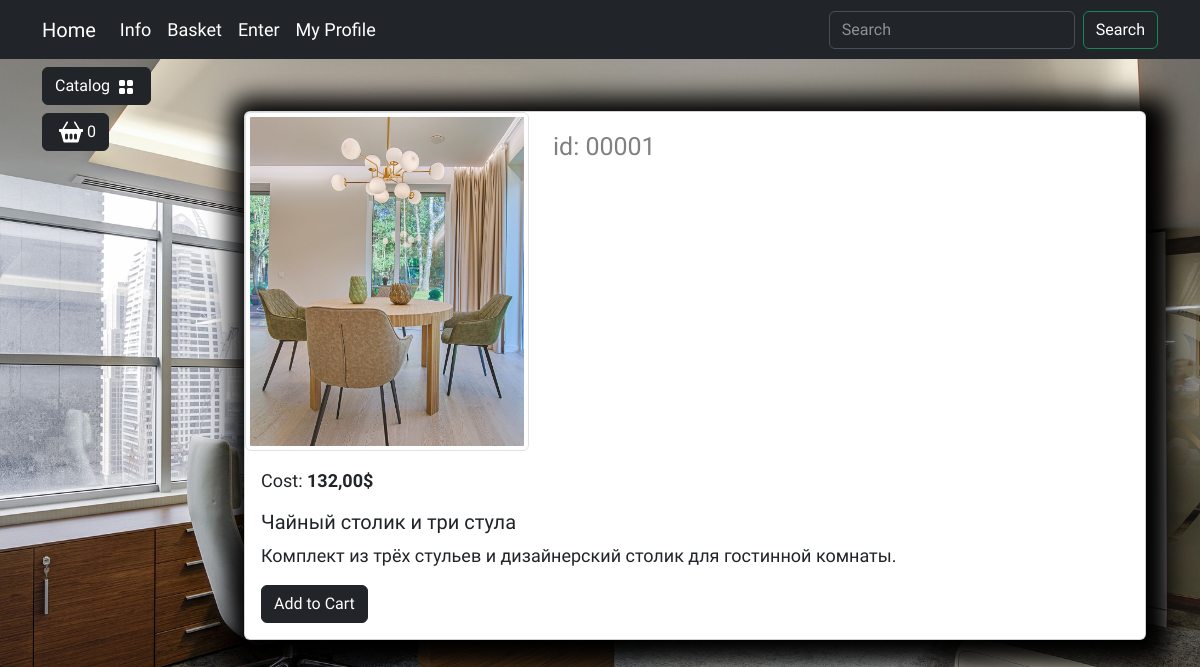
Screenshot of /catalog/product/chajnyj-stolik-i-tri-stula/ with the database file from the repository.
### products/models.py (models this page shows, shortened)
class Products(models.Model):
    name = models.CharField(max_length=150, unique=True, verbose_name='Название')
    slug = models.SlugField(max_length=200, unique=True, blank=True, null=True, verbose_name='URL')
    description = models.TextField(max_length=300, blank=True, null=True, verbose_name='Описание')
    img = models.ImageField(upload_to='products_images', blank=True, null=True, verbose_name='Изображение')
    price = models.DecimalField(default=0.00, max_digits=7, decimal_places=2, verbose_name='Цена')
    discount = models.DecimalField(default=0.00, max_digits=7, decimal_places=2, verbose_name='Скидка в %')
    quantity = models.PositiveIntegerField(default=0, verbose_name='Количество')
    category = models.ForeignKey(to=Category, on_delete=models.CASCADE, verbose_name='Категория')
    class Meta:
        db_table = 'product'  # значение(имя) таблицы
        verbose_name = 'Продукт'  # название(полей ренейм их)
        verbose_name_plural = 'Продукты'  # (ренейм для множественного числа)
    def display_id(self):
        return f"{self.id:05}"
    def sell_price(self):
        if self.discount:
            return round(self.price - (self.price * self.discount) / 100, 2)
        return self.price

### products/views.py (the view)
# urls.py: path('product/<slug:product_slug>/', views.product, name="product")
def product(request, product_slug):
    product = Products.objects.get(slug=product_slug)
    context = {
        'product': product
    }
    return render(request, 'products/product.html', context=context)

### products/templatetags/products_tags.py (called while the page is built)
@register.simple_tag()
def tag_categories():
    return Category.objects.all()

### products/templates/products/product.html (shortened to what this page needs)
{% extends "main/base.html" %}
{% load static %}
{% block content %}
	<div class="container mt-5">
                        <div class="card mb-4 custom-shadow">
                            <div class="row">
                                <div class="col-md-4">
                                    <img src="{{ product.img.url }}"
                                        class="img-thumbnail" data-bs-toggle="modal" data-bs-target="#imageModal1">
                                </div>
                                <div class="col-md-4 ">
                                    <p class="product_id mt-3">id: {{ product.display_id }}</p>
                                </div>
                            </div>
                            <div class="card-body">
                                <p class="card-text">Cost: <strong>{{ product.sell_price }}$</strong></p>
                                <h5 class="card-title">{{ product.name }}</h5>
                                <p class="card-text">{{ product.description }}</p>
                                <a href="#" class="btn btn-dark add-to-cart">Add to Cart</a>
                            </div>
                        </div>
                    </div>
{% endblock %}

### static/deps/css/my_css.css (style rules this page uses)
body { background-image: url("../images/bg-image.jpg"); background-repeat: no-repeat; background-attachment: fixed; background-position: center center; background-size: cover; height: 100%; font-family: 'Protest Riot', sans-serif; font-size: 18px; }
.custom-shadow { box-shadow: 5px 5px 25px 19px #000000; }
.product_id { color: gray; font-size: 25px; }

### rows the page displays
Products: img (picture), display_id "00001", sell_price "132,00", name "Чайный столик и три стула", description "Комплект из трёх стульев и дизайнерский столик для гостинной комнаты."
